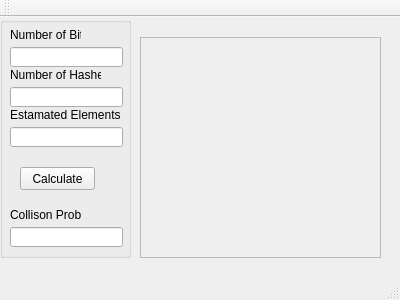
<?xml version="1.0" encoding="UTF-8"?>
<ui version="4.0">
 <class>MainWindow</class>
 <widget class="QMainWindow" name="MainWindow">
  <property name="geometry">
   <rect>
    <x>0</x>
    <y>0</y>
    <width>400</width>
    <height>300</height>
   </rect>
  </property>
  <property name="windowTitle">
   <string>MainWindow</string>
  </property>
  <widget class="QWidget" name="centralWidget">
   <widget class="QGroupBox" name="groupBox">
    <property name="geometry">
     <rect>
      <x>0</x>
      <y>0</y>
      <width>131</width>
      <height>241</height>
     </rect>
    </property>
    <property name="title">
     <string/>
    </property>
    <widget class="QLineEdit" name="text_NumBits">
     <property name="geometry">
      <rect>
       <x>10</x>
       <y>30</y>
       <width>113</width>
       <height>20</height>
      </rect>
     </property>
    </widget>
    <widget class="QLineEdit" name="text_NumHashes">
     <property name="geometry">
      <rect>
       <x>10</x>
       <y>70</y>
       <width>113</width>
       <height>20</height>
      </rect>
     </property>
    </widget>
    <widget class="QLineEdit" name="text_Elements">
     <property name="geometry">
      <rect>
       <x>10</x>
       <y>110</y>
       <width>113</width>
       <height>20</height>
      </rect>
     </property>
    </widget>
    <widget class="QLineEdit" name="text_ProbCollision">
     <property name="geometry">
      <rect>
       <x>10</x>
       <y>210</y>
       <width>113</width>
       <height>20</height>
      </rect>
     </property>
     <property name="frame">
      <bool>true</bool>
     </property>
     <property name="readOnly">
      <bool>true</bool>
     </property>
    </widget>
    <widget class="QLabel" name="label_4">
     <property name="geometry">
      <rect>
       <x>10</x>
       <y>190</y>
       <width>71</width>
       <height>16</height>
      </rect>
     </property>
     <property name="text">
      <string>Collison Prob</string>
     </property>
    </widget>
    <widget class="QLabel" name="label_3">
     <property name="geometry">
      <rect>
       <x>10</x>
       <y>90</y>
       <width>111</width>
       <height>16</height>
      </rect>
     </property>
     <property name="text">
      <string>Estamated Elements </string>
     </property>
    </widget>
    <widget class="QLabel" name="label_2">
     <property name="geometry">
      <rect>
       <x>10</x>
       <y>50</y>
       <width>91</width>
       <height>16</height>
      </rect>
     </property>
     <property name="text">
      <string>Number of Hashes</string>
     </property>
    </widget>
    <widget class="QLabel" name="label">
     <property name="geometry">
      <rect>
       <x>10</x>
       <y>10</y>
       <width>71</width>
       <height>16</height>
      </rect>
     </property>
     <property name="text">
      <string>Number of Bits</string>
     </property>
    </widget>
    <widget class="QPushButton" name="button_Compute">
     <property name="geometry">
      <rect>
       <x>20</x>
       <y>150</y>
       <width>75</width>
       <height>23</height>
      </rect>
     </property>
     <property name="text">
      <string>Calculate</string>
     </property>
    </widget>
    <widget class="QLabel" name="Label">
     <property name="geometry">
      <rect>
       <x>140</x>
       <y>20</y>
       <width>241</width>
       <height>211</height>
      </rect>
     </property>
     <property name="text">
      <string/>
     </property>
    </widget>
   </widget>
   <widget class="QFrame" name="frame">
    <property name="geometry">
     <rect>
      <x>140</x>
      <y>20</y>
      <width>241</width>
      <height>221</height>
     </rect>
    </property>
    <property name="frameShape">
     <enum>QFrame::StyledPanel</enum>
    </property>
    <property name="frameShadow">
     <enum>QFrame::Raised</enum>
    </property>
    <widget class="QLabel" name="label_ui">
     <property name="geometry">
      <rect>
       <x>10</x>
       <y>10</y>
       <width>221</width>
       <height>201</height>
      </rect>
     </property>
     <property name="text">
      <string/>
     </property>
    </widget>
   </widget>
  </widget>
  <widget class="QMenuBar" name="menuBar">
   <property name="geometry">
    <rect>
     <x>0</x>
     <y>0</y>
     <width>400</width>
     <height>20</height>
    </rect>
   </property>
  </widget>
  <widget class="QToolBar" name="mainToolBar">
   <attribute name="toolBarArea">
    <enum>TopToolBarArea</enum>
   </attribute>
   <attribute name="toolBarBreak">
    <bool>false</bool>
   </attribute>
  </widget>
  <widget class="QStatusBar" name="statusBar"/>
 </widget>
 <layoutdefault spacing="6" margin="11"/>
 <resources/>
 <connections/>
</ui>
